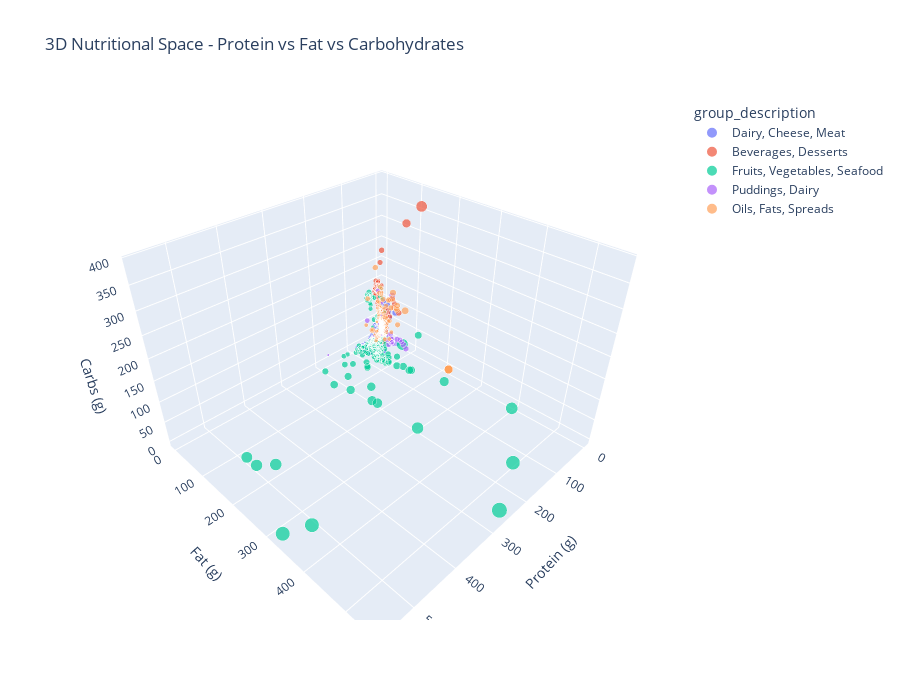

Notebook code for this chart:
### Markdown cell above
## 10. Scatter Plot Analysis - Protein vs Fat vs Carbs

Explore the 3D nutritional space to understand food composition patterns.

### Code cell
# Create 3D scatter plot
fig = px.scatter_3d(
    combined_df,
    x='Protein',
    y='Fat',
    z='Carbohydrates',
    color='group_description',
    size='Caloric Value',
    hover_data=['food'],
    title='3D Nutritional Space - Protein vs Fat vs Carbohydrates',
    labels={
        'Protein': 'Protein (g)',
        'Fat': 'Fat (g)',
        'Carbohydrates': 'Carbs (g)'
    },
    opacity=0.7,
    size_max=15
)

fig.update_layout(
    height=700,
    scene=dict(
        xaxis_title='Protein (g)',
        yaxis_title='Fat (g)',
        zaxis_title='Carbs (g)'
    )
)

fig.show()

### Figure 1 — Plotly figure (JSON) as saved in the notebook; plotly's stock layout.template omitted (floating-point values rounded to 4 significant figures; data arrays with more than 128 entries replaced by an {"elided": "..."} marker saying what was removed)
{"data": [{"customdata": {"elided": "551x1 str values"}, "hovertemplate": "group_description=Dairy, Cheese, Meat<br>Protein (g)=%{x}<br>Fat (g)=%{y}<br>Carbs (g)=%{z}<br>Caloric Value=%{marker.size}<br>food=%{customdata[0]}<extra></extra>", "legendgroup": "Dairy, Cheese, Meat", "marker": {"color": "#636efa", "opacity": 0.7, "size": {"elided": "551 int values"}, "sizemode": "area", "sizeref": 27.01, "symbol": "circle"}, "mode": "markers", "name": "Dairy, Cheese, Meat", "scene": "scene", "showlegend": true, "type": "scatter3d", "x": {"elided": "551 float values"}, "y": {"elided": "551 float values"}, "z": {"elided": "551 float values"}}, {"customdata": {"elided": "319x1 str values"}, "hovertemplate": "group_description=Beverages, Desserts<br>Protein (g)=%{x}<br>Fat (g)=%{y}<br>Carbs (g)=%{z}<br>Caloric Value=%{marker.size}<br>food=%{customdata[0]}<extra></extra>", "legendgroup": "Beverages, Desserts", "marker": {"color": "#EF553B", "opacity": 0.7, "size": {"elided": "319 int values"}, "sizemode": "area", "sizeref": 27.01, "symbol": "circle"}, "mode": "markers", "name": "Beverages, Desserts", "scene": "scene", "showlegend": true, "type": "scatter3d", "x": {"elided": "319 float values"}, "y": {"elided": "319 float values"}, "z": {"elided": "319 float values"}}, {"customdata": {"elided": "571x1 str values"}, "hovertemplate": "group_description=Fruits, Vegetables, Seafood<br>Protein (g)=%{x}<br>Fat (g)=%{y}<br>Carbs (g)=%{z}<br>Caloric Value=%{marker.size}<br>food=%{customdata[0]}<extra></extra>", "legendgroup": "Fruits, Vegetables, Seafood", "marker": {"color": "#00cc96", "opacity": 0.7, "size": {"elided": "571 int values"}, "sizemode": "area", "sizeref": 27.01, "symbol": "circle"}, "mode": "markers", "name": "Fruits, Vegetables, Seafood", "scene": "scene", "showlegend": true, "type": "scatter3d", "x": {"elided": "571 float values"}, "y": {"elided": "571 float values"}, "z": {"elided": "571 float values"}}, {"customdata": {"elided": "232x1 str values"}, "hovertemplate": "group_description=Puddings, Dairy<br>Protein (g)=%{x}<br>Fat (g)=%{y}<br>Carbs (g)=%{z}<br>Caloric Value=%{marker.size}<br>food=%{customdata[0]}<extra></extra>", "legendgroup": "Puddings, Dairy", "marker": {"color": "#ab63fa", "opacity": 0.7, "size": {"elided": "232 int values"}, "sizemode": "area", "sizeref": 27.01, "symbol": "circle"}, "mode": "markers", "name": "Puddings, Dairy", "scene": "scene", "showlegend": true, "type": "scatter3d", "x": {"elided": "232 float values"}, "y": {"elided": "232 float values"}, "z": {"elided": "232 float values"}}, {"customdata": {"elided": "722x1 str values"}, "hovertemplate": "group_description=Oils, Fats, Spreads<br>Protein (g)=%{x}<br>Fat (g)=%{y}<br>Carbs (g)=%{z}<br>Caloric Value=%{marker.size}<br>food=%{customdata[0]}<extra></extra>", "legendgroup": "Oils, Fats, Spreads", "marker": {"color": "#FFA15A", "opacity": 0.7, "size": {"elided": "722 int values"}, "sizemode": "area", "sizeref": 27.01, "symbol": "circle"}, "mode": "markers", "name": "Oils, Fats, Spreads", "scene": "scene", "showlegend": true, "type": "scatter3d", "x": {"elided": "722 float values"}, "y": {"elided": "722 float values"}, "z": {"elided": "722 float values"}}], "layout": {"height": 700, "legend": {"itemsizing": "constant", "title": {"text": "group_description"}, "tracegroupgap": 0}, "scene": {"domain": {"x": [0, 1], "y": [0, 1]}, "xaxis": {"title": {"text": "Protein (g)"}}, "yaxis": {"title": {"text": "Fat (g)"}}, "zaxis": {"title": {"text": "Carbs (g)"}}}, "title": {"text": "3D Nutritional Space - Protein vs Fat vs Carbohydrates"}}}
